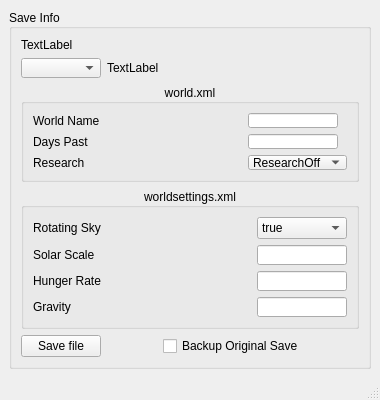
<?xml version="1.0" encoding="UTF-8"?>
<ui version="4.0">
 <class>mainWindow</class>
 <widget class="QMainWindow" name="mainWindow">
  <property name="geometry">
   <rect>
    <x>0</x>
    <y>0</y>
    <width>380</width>
    <height>400</height>
   </rect>
  </property>
  <property name="minimumSize">
   <size>
    <width>380</width>
    <height>400</height>
   </size>
  </property>
  <property name="maximumSize">
   <size>
    <width>500</width>
    <height>400</height>
   </size>
  </property>
  <property name="windowTitle">
   <string>Stationeers Save Editor</string>
  </property>
  <widget class="QWidget" name="centralwidget">
   <layout class="QGridLayout" name="gridLayout_4">
    <item row="0" column="0">
     <widget class="QGroupBox" name="saveInfoGroup">
      <property name="font">
       <font>
        <weight>50</weight>
        <italic>false</italic>
        <bold>false</bold>
       </font>
      </property>
      <property name="layoutDirection">
       <enum>Qt::LeftToRight</enum>
      </property>
      <property name="title">
       <string>Save Info</string>
      </property>
      <property name="alignment">
       <set>Qt::AlignLeading|Qt::AlignLeft|Qt::AlignVCenter</set>
      </property>
      <property name="flat">
       <bool>false</bool>
      </property>
      <property name="checkable">
       <bool>false</bool>
      </property>
      <layout class="QGridLayout" name="gridLayout">
       <item row="7" column="0">
        <widget class="QPushButton" name="saveButton">
         <property name="text">
          <string>Save file</string>
         </property>
         <property name="icon">
          <iconset>
           <normaloff>../imgs/save_icon_48.png</normaloff>../imgs/save_icon_48.png</iconset>
         </property>
        </widget>
       </item>
       <item row="0" column="0" colspan="4">
        <widget class="QLabel" name="savesLabel">
         <property name="sizePolicy">
          <sizepolicy hsizetype="Expanding" vsizetype="Preferred">
           <horstretch>0</horstretch>
           <verstretch>0</verstretch>
          </sizepolicy>
         </property>
         <property name="maximumSize">
          <size>
           <width>16777215</width>
           <height>20</height>
          </size>
         </property>
         <property name="font">
          <font>
           <family>MS Shell Dlg 2</family>
          </font>
         </property>
         <property name="text">
          <string>TextLabel</string>
         </property>
        </widget>
       </item>
       <item row="1" column="0">
        <widget class="QComboBox" name="savesCombo">
         <property name="sizePolicy">
          <sizepolicy hsizetype="Minimum" vsizetype="Fixed">
           <horstretch>0</horstretch>
           <verstretch>0</verstretch>
          </sizepolicy>
         </property>
         <property name="maximumSize">
          <size>
           <width>100</width>
           <height>20</height>
          </size>
         </property>
        </widget>
       </item>
       <item row="3" column="0" colspan="4">
        <widget class="QGroupBox" name="worldGroup">
         <property name="font">
          <font>
           <weight>50</weight>
           <bold>false</bold>
           <strikeout>false</strikeout>
           <kerning>true</kerning>
          </font>
         </property>
         <property name="layoutDirection">
          <enum>Qt::LeftToRight</enum>
         </property>
         <property name="autoFillBackground">
          <bool>false</bool>
         </property>
         <property name="title">
          <string>world.xml</string>
         </property>
         <property name="alignment">
          <set>Qt::AlignCenter</set>
         </property>
         <property name="flat">
          <bool>false</bool>
         </property>
         <layout class="QGridLayout" name="gridLayout_2">
          <item row="0" column="0" colspan="2">
           <widget class="QLabel" name="worldNameLabel">
            <property name="text">
             <string>World Name</string>
            </property>
           </widget>
          </item>
          <item row="0" column="2">
           <widget class="QLineEdit" name="worldNameText">
            <property name="sizePolicy">
             <sizepolicy hsizetype="Expanding" vsizetype="Fixed">
              <horstretch>0</horstretch>
              <verstretch>0</verstretch>
             </sizepolicy>
            </property>
            <property name="maximumSize">
             <size>
              <width>90</width>
              <height>20</height>
             </size>
            </property>
           </widget>
          </item>
          <item row="1" column="0">
           <widget class="QLabel" name="daysPastLabel">
            <property name="text">
             <string>Days Past</string>
            </property>
           </widget>
          </item>
          <item row="1" column="2">
           <widget class="QLineEdit" name="daysPastText">
            <property name="sizePolicy">
             <sizepolicy hsizetype="Expanding" vsizetype="Fixed">
              <horstretch>0</horstretch>
              <verstretch>0</verstretch>
             </sizepolicy>
            </property>
            <property name="maximumSize">
             <size>
              <width>90</width>
              <height>20</height>
             </size>
            </property>
            <property name="layoutDirection">
             <enum>Qt::LeftToRight</enum>
            </property>
            <property name="alignment">
             <set>Qt::AlignLeading|Qt::AlignLeft|Qt::AlignVCenter</set>
            </property>
           </widget>
          </item>
          <item row="2" column="0">
           <widget class="QLabel" name="researchLabel">
            <property name="text">
             <string>Research</string>
            </property>
           </widget>
          </item>
          <item row="2" column="2">
           <widget class="QComboBox" name="researchCombo">
            <property name="maximumSize">
             <size>
              <width>150</width>
              <height>16777215</height>
             </size>
            </property>
            <property name="editable">
             <bool>false</bool>
            </property>
            <property name="currentText">
             <string>ResearchOff</string>
            </property>
            <item>
             <property name="text">
              <string>ResearchOff</string>
             </property>
            </item>
            <item>
             <property name="text">
              <string>ResearchOn</string>
             </property>
            </item>
           </widget>
          </item>
         </layout>
        </widget>
       </item>
       <item row="4" column="0" rowspan="3" colspan="4">
        <widget class="QGroupBox" name="worldSettingsGroup">
         <property name="sizePolicy">
          <sizepolicy hsizetype="Expanding" vsizetype="Preferred">
           <horstretch>0</horstretch>
           <verstretch>0</verstretch>
          </sizepolicy>
         </property>
         <property name="title">
          <string>worldsettings.xml</string>
         </property>
         <property name="alignment">
          <set>Qt::AlignCenter</set>
         </property>
         <layout class="QGridLayout" name="gridLayout_3">
          <item row="0" column="0">
           <widget class="QLabel" name="rotatingSunLabel">
            <property name="text">
             <string>Rotating Sky</string>
            </property>
           </widget>
          </item>
          <item row="0" column="1">
           <widget class="QComboBox" name="rotatingSkyBox">
            <property name="maximumSize">
             <size>
              <width>150</width>
              <height>16777215</height>
             </size>
            </property>
            <item>
             <property name="text">
              <string>true</string>
             </property>
            </item>
            <item>
             <property name="text">
              <string>false</string>
             </property>
            </item>
           </widget>
          </item>
          <item row="1" column="0">
           <widget class="QLabel" name="solarScaleLabel">
            <property name="text">
             <string>Solar Scale</string>
            </property>
           </widget>
          </item>
          <item row="1" column="1">
           <widget class="QLineEdit" name="solarScaleText">
            <property name="maximumSize">
             <size>
              <width>90</width>
              <height>20</height>
             </size>
            </property>
           </widget>
          </item>
          <item row="2" column="0">
           <widget class="QLabel" name="hungerRateLabel">
            <property name="text">
             <string>Hunger Rate</string>
            </property>
           </widget>
          </item>
          <item row="2" column="1">
           <widget class="QLineEdit" name="hungerRateText">
            <property name="maximumSize">
             <size>
              <width>90</width>
              <height>20</height>
             </size>
            </property>
           </widget>
          </item>
          <item row="3" column="0">
           <widget class="QLabel" name="gravityLabel">
            <property name="text">
             <string>Gravity</string>
            </property>
           </widget>
          </item>
          <item row="3" column="1">
           <widget class="QLineEdit" name="gravityText">
            <property name="maximumSize">
             <size>
              <width>90</width>
              <height>20</height>
             </size>
            </property>
           </widget>
          </item>
         </layout>
        </widget>
       </item>
       <item row="7" column="2">
        <widget class="QCheckBox" name="backupCheck">
         <property name="text">
          <string>Backup Original Save</string>
         </property>
        </widget>
       </item>
       <item row="1" column="1" colspan="2">
        <widget class="QLabel" name="dateModifLabel">
         <property name="sizePolicy">
          <sizepolicy hsizetype="Maximum" vsizetype="Preferred">
           <horstretch>0</horstretch>
           <verstretch>0</verstretch>
          </sizepolicy>
         </property>
         <property name="minimumSize">
          <size>
           <width>0</width>
           <height>0</height>
          </size>
         </property>
         <property name="maximumSize">
          <size>
           <width>16777215</width>
           <height>20</height>
          </size>
         </property>
         <property name="text">
          <string>TextLabel</string>
         </property>
        </widget>
       </item>
      </layout>
     </widget>
    </item>
   </layout>
  </widget>
  <widget class="QStatusBar" name="statusBar"/>
 </widget>
 <resources/>
 <connections/>
</ui>
